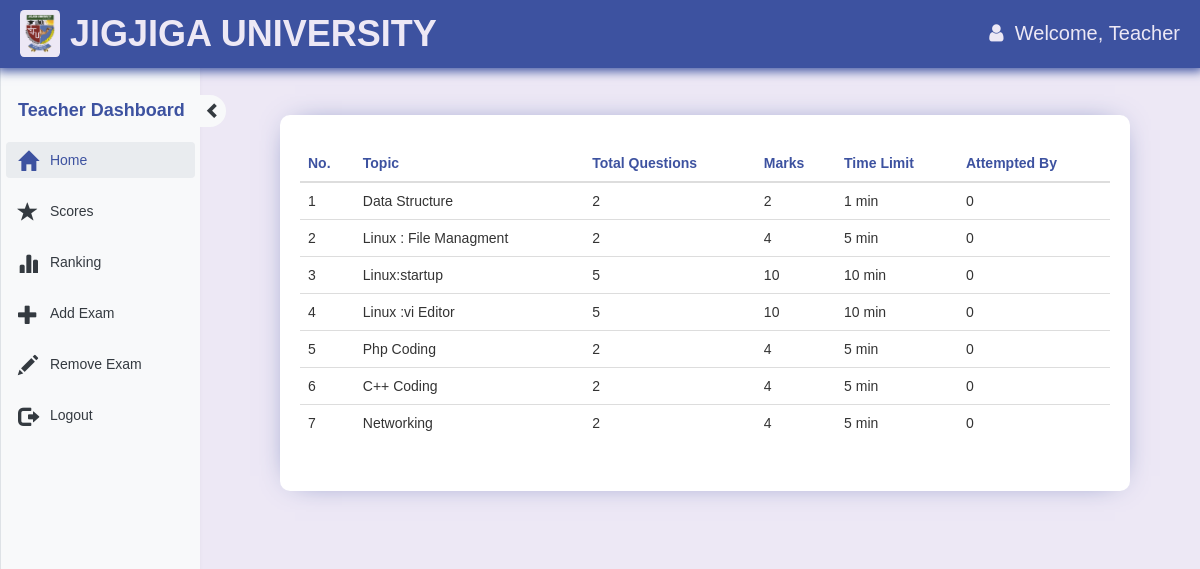
/teacher.php (signed in), run on the app's committed database.
### tables this page shows
CREATE TABLE `quiz` (
  `eid` text NOT NULL,
  `title` varchar(100) NOT NULL,
  `sahi` int(11) NOT NULL,
  `wrong` int(11) NOT NULL,
  `total` int(11) NOT NULL,
  `time` bigint(20) NOT NULL,
  `intro` text NOT NULL,
  `tag` varchar(100) NOT NULL,
  `date` timestamp NOT NULL DEFAULT current_timestamp() ON UPDATE current_timestamp(),
  `email` varchar(50) DEFAULT NULL
);

### teacher.php (the view, shortened to what this page needs)
<!DOCTYPE html>
<html lang="en">
<head>
    <link
      rel="stylesheet"
      href="https://cdnjs.cloudflare.com/ajax/libs/font-awesome/4.7.0/css/font-awesome.min.css"
    />
    <link rel="stylesheet" href="css/bootstrap.min.css?v=<?php echo time(); ?>">
    <link rel="stylesheet" href="css/bootstrap-theme.min.css?v=<?php echo time(); ?>">
    <link rel="stylesheet" href="css/style.css?php echo time(); ?>">
</head>
<body>
<?php
    include_once 'dbConnection.php';
    $name  = $_SESSION['name'];
    $email = $_SESSION['email'];
    ?>
    <nav class="navbar navbar-fixed-top">
        <div class="main-header">
            <img src="img/Jijiga_University.png" alt="Jijiga University logo" />
            <h1>JIGJIGA UNIVERSITY</h1>
        </div>
        <div class="flex-row welcome-text">
            <span class="fa fa-user" aria-hidden="true"></span>&nbsp;&nbsp;Welcome,&nbsp;
            <span class="log log1"><?php echo htmlspecialchars($name) ?></span>
        </div>
    </nav>
<div id="sidenav" class="right-sidebar side-nav-small" style="overflow: visible;">
            <div class="title1">
                <div class="">
                    <div class="side-nav-header">
                        <b class="sidenav-txt side-nav-text">Teacher Dashboard</b>
                        <span id="sidenav-btn" class="glyphicon glyphicon-chevron-right side-nav-button"
                            style="font-size: 16px;" aria-hidden="true"></span>
                    </div>
                    <div class="" style="padding: 0;" id="">
                        <ul class="side-nav-links">
                            <li <?php if(@$_GET['q']==0) echo'class="active"'; ?>>
                                <a href="teacher.php?q=0">
                                    <span class="glyphicon glyphicon-home bigger-icons" aria-hidden="true"></span>
                                    <div class="sidenav-txt side-nav-text">&nbsp;Home</div>
                                </a>
                            </li>
                        <li <?php if(@$_GET['q']==1) echo'class="active"'; ?>>
                            <a href="teacher.php?q=1">
                                <span class="glyphicon glyphicon-star bigger-icons" aria-hidden="true"></span>
                                <div class="sidenav-txt side-nav-text">&nbsp;Scores</div>
                            </a>
                        </li>
                        <li <?php if(@$_GET['q']==2) echo'class="active"'; ?>>
                            <a href="teacher.php?q=2">
                                <span class="glyphicon glyphicon-stats bigger-icons" aria-hidden="true"></span>
                                <div class="sidenav-txt side-nav-text">&nbsp;Ranking</div>
                            </a>
                        </li>
                        <li <?php if(@$_GET['q']==4) echo'class="active"'; ?>>
                            <a href="teacher.php?q=4">
                                <span class="glyphicon glyphicon-plus bigger-icons" aria-hidden="true"></span>
                                <div class="sidenav-txt side-nav-text">&nbsp;Add Exam</div>
                            </a>
                        </li>
                        <li <?php if(@$_GET['q']==5) echo'class="active"'; ?>>
                            <a href="teacher.php?q=5">
                                <span class="glyphicon glyphicon-pencil bigger-icons" aria-hidden="true"></span>
                                <div class="sidenav-txt side-nav-text">&nbsp;Remove Exam</div>
                            </a>
                        </li>
                        <li>
                            <a href="logout.php?q=teacher.php">
                                <span class="glyphicon glyphicon-log-out bigger-icons" aria-hidden="true"></span>
                                <div class="sidenav-txt side-nav-text">&nbsp;Logout</div>
                            </a>
                        </li>
                        </ul>
                    </div>
                </div>
            </div>
        </div>
<div id="main" class="main-container">
    <div class="row">
        <div class="col-md-12">
<?php
if (@$_GET['q'] == 0) {
    $result = mysqli_query($con, "SELECT * FROM quiz WHERE email='$email' ORDER BY date DESC") or die('Error');
?>
    <div class="section-panel">
        <table class="t-exam-table table title1" style="border:none">
            <thead>
                <tr style="color:#3d52a0;">
                    <th>No.</th>
                    <th>Topic</th>
                    <th>Total Questions</th>
                    <th>Marks</th>
                    <th>Time Limit</th>
                    <th>Attempted By</th>
                </tr>
            </thead>
            <tbody>
                <?php
                $c = 1;
                while ($row = mysqli_fetch_array($result)) {
                    $title = $row['title'];
                    $total = $row['total'];
                    $sahi = $row['sahi'];
                    $time = $row['time'];
                    $eid = $row['eid'];
                    $q12 = mysqli_query($con, "SELECT score FROM history WHERE eid='$eid' AND email='$email'") or die('Error98');
                    $rowcount = mysqli_num_rows($q12);
                    $student_query = mysqli_query($con, "SELECT COUNT(DISTINCT email) AS student_count FROM history WHERE eid='$eid'") or die('Error99');
                    $student_data = mysqli_fetch_array($student_query);
                    $student_count = $student_data['student_count'];
                ?>
                    <tr <?php if ($rowcount != 0) echo 'style="color:#99cc32"'; ?>>
                        <td><?php echo $c++; ?></td>
                        <td>
                            <?php echo $title; ?>
                        </td>
                        <td><?php echo $total; ?></td>
                        <td><?php echo ($sahi * $total); ?></td>
                        <td><?php echo $time; ?> min</td>
                        <td><?php echo $student_count; ?></td>
                    </tr>
                <?php
                }
                ?>
            </tbody>
        </table>
    </div>
<?php
}
?>
        </div>
    </div>
</div>
</body>
</html>

### css/style.css (style rules this page uses)
* { margin: 0; padding: 0; box-sizing: border-box; }
a { text-decoration: none; }
body { background: #ede8f5 !important; font-family: 'Trebuchet MS', 'Lucida Sans Unicode', 'Lucida Grande', 'Lucida Sans', Arial, sans-serif !important; }
.navbar { display: flex; justify-content: space-between; align-items: center; width: 100%; padding: 10px 20px; background-color: #3d52a0 !important; color: #ede8f5; font-size: 20px; box-shadow: 0 0 10px 3px #3d52a0; }
.flex-row { display: flex; align-items: center; }
.main-header { display: flex; align-items: center; gap: 1rem; width: 100%; }
.main-header img { width: 40px; padding: 4px; border-radius: 10%; background-color: #ede8f5; }
.main-header h1 { font-weight: bolder; margin: 0; white-space: nowrap; }
.main-container { margin-top: 70px; margin-left: 70px; padding: 20px; }
.move-right { margin-left: 210px; }
.side-nav-header { position: relative; font-size: 18px; margin-bottom: 1rem; white-space: nowrap; color: #3d52a0; padding: 8px 12px; }
.side-nav-button { position: absolute; top: 50%; right: -31px; transform: translateY(-50%); padding: 8px 5px; background-color: #f8f9fa; color: #343a40; cursor: pointer; border-top-right-radius: 20px; border-bottom-right-radius: 20px; }
.bigger-icons { font-size: 20px; }
.right-sidebar { position: fixed; top: 0; left: 0; width: 200px; height: 100vh; background-color: #f8f9fa; border-left: 1px solid #dee2e6; padding: 90px 5px 0 5px; box-shadow: -2px 0 5px rgba(0, 0, 0, 0.1); z-index: 10; overflow-y: auto; }
.side-nav-big { width: 200px; }
.side-nav-links { list-style: none; padding: 0; margin: 0; }
.side-nav-links li { margin-bottom: 15px; }
.side-nav-links li a { display: flex; align-items: center; color: #343a40; text-decoration: none; font-weight: 500; padding: 8px 12px; border-radius: 4px; transition: background-color 0.3s ease; }
.side-nav-links li a:hover, .side-nav-links li.active a { background-color: #e9ecef; color: #3d52a0; }
.side-nav-links li a .glyphicon { margin-right: 8px; }
.section-panel { margin: 50px; margin-top: 25px; padding: 30px 20px; background-color: white; border-radius: 1rem; box-shadow: 0 0 30px -15px #3d52a0; min-width: 300px; }

### data on the page
quiz: title "Data Structure", total "2", $sahi*$total "2", time "1", student_count "0"
quiz: title "Linux : File Managment", total "2", $sahi * $total "4", time "5", student_count "0"
quiz: title "Linux:startup", total "5", $sahi * $total "10", time "10", student_count "0"
quiz: title "Linux :vi Editor", total "5", $sahi * $total "10", time "10", student_count "0"
quiz: title "Php Coding", total "2", $sahi * $total "4", time "5", student_count "0"
quiz: title "C++ Coding", total "2", $sahi * $total "4", time "5", student_count "0"
quiz: title "Networking", total "2", $sahi * $total "4", time "5", student_count "0"

### other printed values
$name "Teacher"
